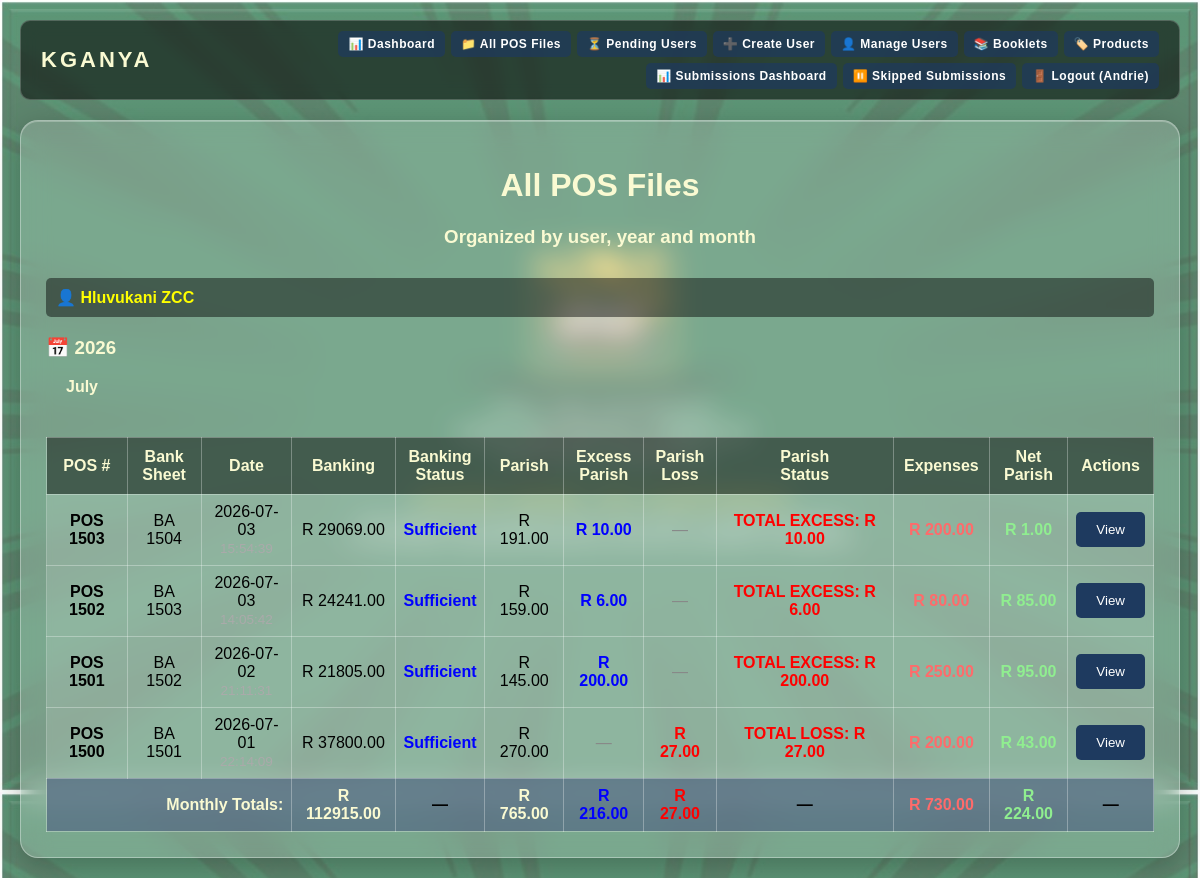
Screenshot of /all-pos-files (signed in) with the database file from the repository.
### tables this page shows
CREATE TABLE pos_records (
            id INTEGER PRIMARY KEY AUTOINCREMENT,
            pos_number TEXT NOT NULL,
            bank_sheet TEXT,
            created_by TEXT NOT NULL,
            created_at TEXT NOT NULL,
            total_banking REAL DEFAULT 0.00,
            total_parish REAL DEFAULT 0.00,
            total_stickers INTEGER DEFAULT 0,
            grand_total_cash REAL DEFAULT 0.00,
            final_status TEXT,
            file_path TEXT
        , year INTEGER, month INTEGER, month_name TEXT, html_file_path TEXT, church_name TEXT, church_code TEXT, church_file TEXT, depositor_name TEXT, depositor_id TEXT, depositor_phone TEXT, witness1 TEXT, witness2 TEXT, witness3 TEXT, expected_total REAL DEFAULT 0.00, total_outstanding REAL DEFAULT 0.00, count200 INTEGER DEFAULT 0, count100 INTEGER DEFAULT 0, count50 INTEGER DEFAULT 0, count20 INTEGER DEFAULT 0, count10 INTEGER DEFAULT 0, count_coins INTEGER DEFAULT 0, bank_count200 INTEGER DEFAULT 0, bank_count100 INTEGER DEFAULT 0, bank_count50 INTEGER DEFAULT 0, bank_count20 INTEGER DEFAULT 0, bank_count10 INTEGER DEFAULT 0, bank_count_coins INTEGER DEFAULT 0, minister_count200 INTEGER DEFAULT 0, minister_count100 INTEGER DEFAULT 0, minister_count50 INTEGER DEFAULT 0, minister_count20 INTEGER DEFAULT 0, minister_count10 INTEGER DEFAULT 0, minister_count_coins INTEGER DEFAULT 0, minister_total REAL DEFAULT 0.00, banking_amount_words TEXT, final_conclusion TEXT, banking_remarks TEXT, minister_remarks TEXT, total_expenses REAL DEFAULT 0.00, net_parish_balance REAL DEFAULT 0.00, banking_date TEXT);

### Digital_Proof_Of_Service.py (the view)
@app.route("/all-pos-files")
@admin_required
def all_pos_files():
    organized_by_user = get_all_pos_by_user()
    return render_template("pos_files_organized.html",
                           organized_pos=organized_by_user,
                           is_admin=True,
                           username=session["username"])

### Digital_Proof_Of_Service.py (called while the page is built)
def dict_row_factory(cursor, row):
    keys = [col[0] for col in cursor.description] if cursor.description else []
    return RowDict(row, keys)

def get_db_connection():
    conn = sqlite3.connect(DB_PATH, timeout=30)
    conn.row_factory = dict_row_factory
    return conn

def admin_required(f):
    @wraps(f)
    def decorated(*args, **kwargs):
        if session.get("role") not in ["admin", "superadmin"]:
            flash("Admin access required.", "error")
            return redirect("/login")
        return f(*args, **kwargs)
    return decorated

@app.context_processor
def inject_globals():
    return {
        'app_name': 'KGANYA',
        'app_tagline': 'Lighting The Way Through Service',
        'current_year': datetime.now().year
    }

    def __getitem__(self, key):
        idx = self._keys.index(key)
        return self._row[idx]

    def keys(self):
        return self._keys

### templates/pos_files_organized.html (shortened to what this page needs)
{% extends "base.html" %}
{% macro month_table(month_data) %}
    <div class="table-container">
        <table>
            <thead>
                <tr>
                    <th>POS #</th>
                    <th>Bank<br>Sheet</th>
                    <th>Date</th>
                    <th>Banking</th>
                    <th>Banking<br>Status</th>
                    <th>Parish</th>
                    <th>Excess<br>Parish</th>
                    <th>Parish<br>Loss</th>
                    <th>Parish<br>Status</th>
                    <th>Expenses</th>
                    <th>Net<br>Parish</th>
                    <th>Actions</th>
                </tr>
            </thead>
            <tbody>
                {% set monthly_banking = namespace(total=0) %}
                {% set monthly_parish = namespace(total=0) %}
                {% set monthly_excess_parish = namespace(total=0) %}
                {% set monthly_parish_loss = namespace(total=0) %}
                {% set monthly_expenses = namespace(total=0) %}
                {% set monthly_net_parish = namespace(total=0) %}
                {% for record in month_data.records %}
                    {% set monthly_banking.total = monthly_banking.total + record.total_banking %}
                    {% set monthly_parish.total = monthly_parish.total + record.total_parish %}
                    {% set monthly_expenses.total = monthly_expenses.total + (record.total_expenses or 0) %}
                    {% set ns = namespace(excess_amount=0.0, loss_amount=0.0, status_text='—', status_color='#888') %}
                    {% set remark = record.minister_remarks or '' %}
                    {% set conclusion = record.final_conclusion or '' %}
                    {% set status = record.final_status or '' %}
                    {% if 'Over by' in remark %}
                        {% set parts = remark.split('R ') %}
                        {% if parts|length > 1 %}
                            {% set num_str = parts[1].split(' ')[0].strip() %}
                            {% if num_str and num_str|float != 0 %}
                                {% set ns.excess_amount = num_str|float %}
                                {% set ns.status_text = remark %}
                                {% set ns.status_color = 'red' %}
                            {% endif %}
                        {% endif %}
                    {% elif 'Short by' in remark %}
                        {% set parts = remark.split('R ') %}
                        {% if parts|length > 1 %}
                            {% set num_str = parts[1].split(' ')[0].strip() %}
                            {% if num_str and num_str|float != 0 %}
                                {% set ns.loss_amount = num_str|float %}
                                {% set ns.status_text = remark %}
                                {% set ns.status_color = 'red' %}
                            {% endif %}
                        {% endif %}
                    {% elif 'Perfect' in remark %}
                        {% set ns.status_text = remark %}
                        {% set ns.status_color = 'blue' %}
                    {% endif %}
                    {% if ns.status_text == '—' and conclusion %}
                        {% if 'EXCESS' in conclusion|upper %}
                            {% set parts = conclusion.split('R ') %}
                            {% if parts|length > 1 %}
                                {% set num_str = parts[1].strip() %}
                                {% if num_str and num_str|float != 0 %}
                                    {% set ns.excess_amount = num_str|float %}
                                    {% set ns.status_text = conclusion %}
                                    {% set ns.status_color = 'red' %}
                                {% endif %}
                            {% endif %}
                        {% elif 'LOSS' in conclusion|upper %}
                            {% set parts = conclusion.split('R ') %}
                            {% if parts|length > 1 %}
                                {% set num_str = parts[1].strip() %}
                                {% if num_str and num_str|float != 0 %}
                                    {% set ns.loss_amount = num_str|float %}
                                    {% set ns.status_text = conclusion %}
                                    {% set ns.status_color = 'red' %}
                                {% endif %}
                            {% endif %}
                        {% elif 'BALANCED' in conclusion|upper %}
                            {% set ns.status_text = conclusion %}
                            {% set ns.status_color = 'blue' %}
                        {% endif %}
                    {% endif %}
                    {% if ns.status_text == '—' and status %}
                        {% set ns.status_text = status %}
                        {% if 'LOSS' in status|upper or 'EXCESS' in status|upper %}
                            {% set ns.status_color = 'red' %}
                        {% elif 'BALANCED' in status|upper %}
                            {% set ns.status_color = 'blue' %}
                        {% endif %}
                    {% endif %}
                    {% set monthly_excess_parish.total = monthly_excess_parish.total + ns.excess_amount %}
                    {% set monthly_parish_loss.total = monthly_parish_loss.total + ns.loss_amount %}
                    {% set row_net_parish = record.total_parish + ns.excess_amount - ns.loss_amount - (record.total_expenses or 0) %}
                    {% set monthly_net_parish.total = monthly_net_parish.total + row_net_parish %}
                <tr>
                    <td><strong>{{ record.pos_number }}</strong></td>
                    <td>{{ record.bank_sheet or '—' }}</td>
                    <td class="date-cell" style="text-align: center;">
                        {% if record.created_at %}
                            {% set date_str = record.created_at|string %}
                            {% if ' ' in date_str %}
                                {% set date_part = date_str.split(' ')[0] %}
                                {% set time_part = date_str.split(' ')[1] %}
                                {{ date_part }}<br><span style="color: #aaa; font-size: 0.85rem;">{{ time_part }}</span>
                            {% else %}
                                {{ date_str }}
                            {% endif %}
                        {% else %}
                            —
                        {% endif %}
                    </td>
                    <td>R {{ "%.2f"|format(record.total_banking) }}</td>
                    <td style="{% if (record.total_outstanding or 0) > 0 %}color: red;{% else %}color: blue;{% endif %} font-weight: bold;">
                        {% if (record.total_outstanding or 0) > 0 %}Underbanking{% else %}Sufficient{% endif %}
                    </td>
                    <td>R {{ "%.2f"|format(record.total_parish) }}</td>
                    <td style="{% if ns.excess_amount > 0 %}color: blue; font-weight: bold;{% else %}color: #888;{% endif %}">
                        {% if ns.excess_amount > 0 %}R {{ "%.2f"|format(ns.excess_amount) }}{% else %}—{% endif %}
                    </td>
                    <td style="{% if ns.loss_amount > 0 %}color: red; font-weight: bold;{% else %}color: #888;{% endif %}">
                        {% if ns.loss_amount > 0 %}R {{ "%.2f"|format(ns.loss_amount) }}{% else %}—{% endif %}
                    </td>
                    <td style="color: {{ ns.status_color }}; font-weight: bold;">
                        {{ ns.status_text }}
                    </td>
                    <td style="{% if (record.total_expenses or 0) > 0 %}color: #ff6b6b; font-weight: bold;{% else %}color: #888;{% endif %}">
                    </td>
                    <td style="{% if row_net_parish >= 0 %}color: lightgreen;{% else %}color: red;{% endif %} font-weight: bold;">
                        R {{ "%.2f"|format(row_net_parish) }}
                    </td>
                    <td>
                        <a href="/view-pos/{{ record.id }}"><button style="margin-top:0;">View</button></a>
                    </td>
                </tr>
                {% endfor %}
            </tbody>
            <tfoot>
                <tr style="background: rgba(30, 58, 95, 0.6); font-weight: bold;">
                    <td colspan="3" style="text-align: right; color: lightgoldenrodyellow;">Monthly Totals:</td>
                    <td style="color: lightgoldenrodyellow;">R {{ "%.2f"|format(monthly_banking.total) }}</td>
                    <td>—</td>
                    <td style="color: lightgoldenrodyellow;">R {{ "%.2f"|format(monthly_parish.total) }}</td>
                    <td style="color: blue;">R {{ "%.2f"|format(monthly_excess_parish.total) }}</td>
                    <td style="color: red;">R {{ "%.2f"|format(monthly_parish_loss.total) }}</td>
                    <td>—</td>
                    <td style="color: #ff6b6b;">R {{ "%.2f"|format(monthly_expenses.total) }}</td>
                    <td style="color: lightgreen; font-weight: bold;">R {{ "%.2f"|format(monthly_net_parish.total) }}</td>
                    <td>—</td>
                </tr>
            </tfoot>
        </table>
    </div>
{% endmacro %}
{% block content %}
<div class="container">
    <h1>{% if is_admin %}All POS Files{% else %}My POS Files{% endif %}</h1>
    <h3>{% if is_admin %}Organized by user, year and month{% else %}Organized by year and month{% endif %}</h3>
    {% if organized_pos %}
        {% if is_admin %}
            {% for user_name, years in organized_pos.items() %}
            <div class="section-title" style="font-weight: bold; color: yellow;">👤 {{ user_name }}</div>
            {% for year, months in years.items() %}
                <h3 style="color: lightgoldenrodyellow; text-align: left; margin-top: 20px;">📅 {{ year }}</h3>
                {% for month_num, month_data in months.items() %}
                    <h4 style="color: lightgoldenrodyellow; text-align: left; margin-top: 15px; margin-left: 20px;">{{ month_data.name }}</h4>
                    {{ month_table(month_data) }}
                {% endfor %}
            {% endfor %}
            {% endfor %}
        {% endif %}
    {% else %}
        <p style="color: white; text-align: center; padding: 40px;">No POS records found. {% if not is_admin %}<a href="/create-pos"><button>Create POS</button></a>{% endif %}</p>
    {% endif %}
</div>
{% endblock %}

### rows the page displays
pos_records: created_by "Hluvukani ZCC", year "2026", name "July", pos_number "POS 1503", bank_sheet "BA 1504", created_at "2026-07-03", total_banking "29069.00", total_outstanding "Sufficient", total_parish "191.00", excess_amount "10.00", status_text "TOTAL EXCESS: R 10.00", row_net_parish "1.00", total "112915.00", total "765.00", total "216.00", total "27.00", total "730.00", total "224.00"
pos_records: pos_number "POS 1502", bank_sheet "BA 1503", created_at "2026-07-03", total_banking "24241.00", total_outstanding "Sufficient", total_parish "159.00", excess_amount "6.00", status_text "TOTAL EXCESS: R 6.00", row_net_parish "85.00"
pos_records: pos_number "POS 1501", bank_sheet "BA 1502", created_at "2026-07-02", total_banking "21805.00", total_outstanding "Sufficient", total_parish "145.00", excess_amount "200.00", status_text "TOTAL EXCESS: R 200.00", row_net_parish "95.00"
pos_records: pos_number "POS 1500", bank_sheet "BA 1501", created_at "2026-07-01", total_banking "37800.00", total_outstanding "Sufficient", total_parish "270.00", loss_amount "27.00", status_text "TOTAL LOSS: R 27.00", row_net_parish "43.00"

### other values shown
{{ session.username }} "Andrie"
